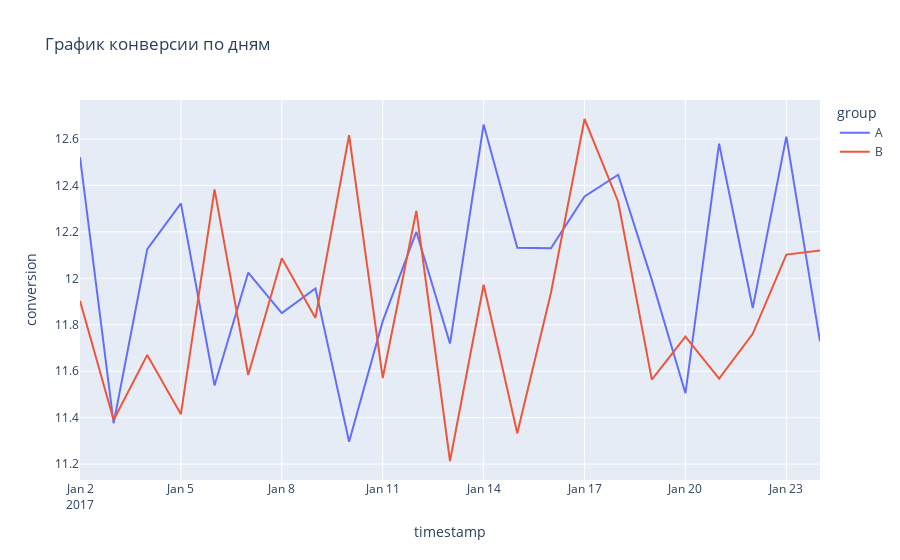

This figure's notebook cell:
### Code cell
fig = px.line(
    data_frame= daily_data,
    x='timestamp',
    y='conversion',
    color='group',
    title= 'График конверсии по дням'
)
fig.show()

### Figure 1 — Plotly figure (JSON) as saved in the notebook; plotly's stock layout.template omitted (floating-point values rounded to 4 significant figures)
{"data": [{"hovertemplate": "group=A<br>timestamp=%{x}<br>conversion=%{y}<extra></extra>", "legendgroup": "A", "line": {"color": "#636efa", "dash": "solid"}, "marker": {"symbol": "circle"}, "mode": "lines", "name": "A", "orientation": "v", "showlegend": true, "type": "scatter", "x": ["2017-01-02T00:00:00", "2017-01-03T00:00:00", "2017-01-04T00:00:00", "2017-01-05T00:00:00", "2017-01-06T00:00:00", "2017-01-07T00:00:00", "2017-01-08T00:00:00", "2017-01-09T00:00:00", "2017-01-10T00:00:00", "2017-01-11T00:00:00", "2017-01-12T00:00:00", "2017-01-13T00:00:00", "2017-01-14T00:00:00", "2017-01-15T00:00:00", "2017-01-16T00:00:00", "2017-01-17T00:00:00", "2017-01-18T00:00:00", "2017-01-19T00:00:00", "2017-01-20T00:00:00", "2017-01-21T00:00:00", "2017-01-22T00:00:00", "2017-01-23T00:00:00", "2017-01-24T00:00:00"], "xaxis": "x", "y": [12.52, 11.38, 12.13, 12.32, 11.54, 12.02, 11.85, 11.96, 11.3, 11.82, 12.2, 11.72, 12.66, 12.13, 12.13, 12.35, 12.45, 11.99, 11.51, 12.58, 11.87, 12.61, 11.73], "yaxis": "y"}, {"hovertemplate": "group=B<br>timestamp=%{x}<br>conversion=%{y}<extra></extra>", "legendgroup": "B", "line": {"color": "#EF553B", "dash": "solid"}, "marker": {"symbol": "circle"}, "mode": "lines", "name": "B", "orientation": "v", "showlegend": true, "type": "scatter", "x": ["2017-01-02T00:00:00", "2017-01-03T00:00:00", "2017-01-04T00:00:00", "2017-01-05T00:00:00", "2017-01-06T00:00:00", "2017-01-07T00:00:00", "2017-01-08T00:00:00", "2017-01-09T00:00:00", "2017-01-10T00:00:00", "2017-01-11T00:00:00", "2017-01-12T00:00:00", "2017-01-13T00:00:00", "2017-01-14T00:00:00", "2017-01-15T00:00:00", "2017-01-16T00:00:00", "2017-01-17T00:00:00", "2017-01-18T00:00:00", "2017-01-19T00:00:00", "2017-01-20T00:00:00", "2017-01-21T00:00:00", "2017-01-22T00:00:00", "2017-01-23T00:00:00", "2017-01-24T00:00:00"], "xaxis": "x", "y": [11.9, 11.39, 11.67, 11.41, 12.38, 11.58, 12.09, 11.83, 12.62, 11.57, 12.29, 11.21, 11.97, 11.33, 11.94, 12.69, 12.33, 11.56, 11.75, 11.57, 11.76, 12.1, 12.12], "yaxis": "y"}], "layout": {"legend": {"title": {"text": "group"}, "tracegroupgap": 0}, "title": {"text": "График конверсии по дням"}, "xaxis": {"anchor": "y", "domain": [0, 1], "title": {"text": "timestamp"}}, "yaxis": {"anchor": "x", "domain": [0, 1], "title": {"text": "conversion"}}}}
